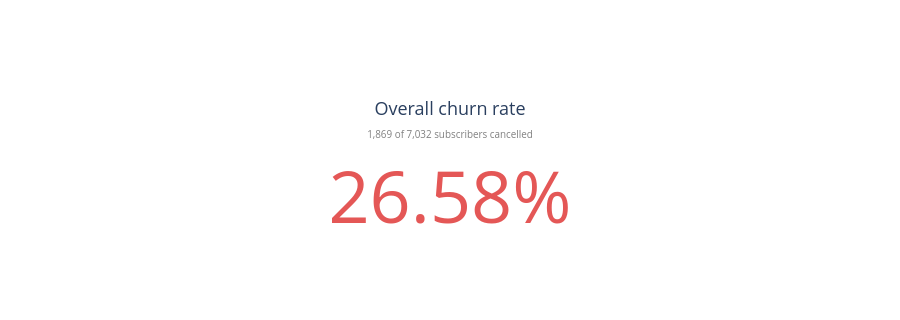

Source (notebook cell):
### Markdown cell above
## 1. The problem in one number

Every executive story opens with the headline. Before *who* or *why*, the audience needs the *how big*.

### Code cell
churned, total = int(df["Churn"].sum()), len(df)

fig = go.Figure(go.Indicator(
    mode="number",
    value=BASELINE * 100,
    number={"suffix": "%", "font": {"size": 72, "color": CHURN_COLOR}},
    title={"text": "Overall churn rate"
                   f"<br><span style='font-size:0.55em;color:gray'>"
                   f"{churned:,} of {total:,} subscribers cancelled</span>"},
))
fig.update_layout(height=320, margin=dict(t=90, b=20))
fig.show()

### Figure 1 — Plotly figure (JSON) as saved in the notebook; plotly's stock layout.template omitted (floating-point values rounded to 4 significant figures)
{"data": [{"mode": "number", "number": {"font": {"color": "#E45756", "size": 72}, "suffix": "%"}, "title": {"text": "Overall churn rate<br><span style='font-size:0.55em;color:gray'>1,869 of 7,032 subscribers cancelled</span>"}, "type": "indicator", "value": 26.58}], "layout": {"height": 320, "margin": {"b": 20, "t": 90}}}
